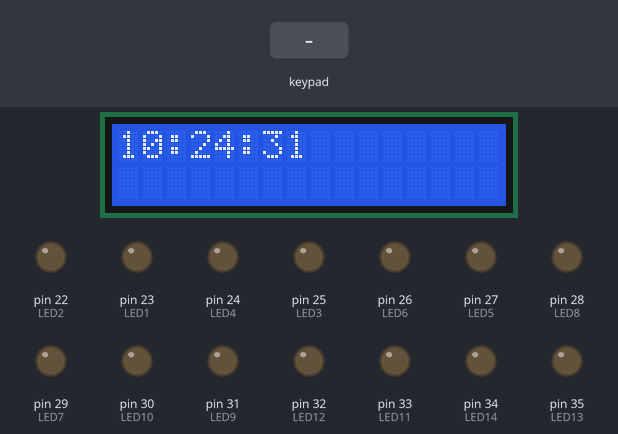
Bench run of a sketch on a simulated Arduino Mega 2560, built with avr-gcc and run on an emulated ATmega2560. Shown: 16×2 character LCD, output pins drawn as LEDs (lit = HIGH). The test bench sets the inputs (shaded band). The local clock reads 2024-03-15 10:24:30 at power-on unless the sketch sets it.

Above: at 1.2 s.
1.3 s: key '5' pressed
At 2.5 s:
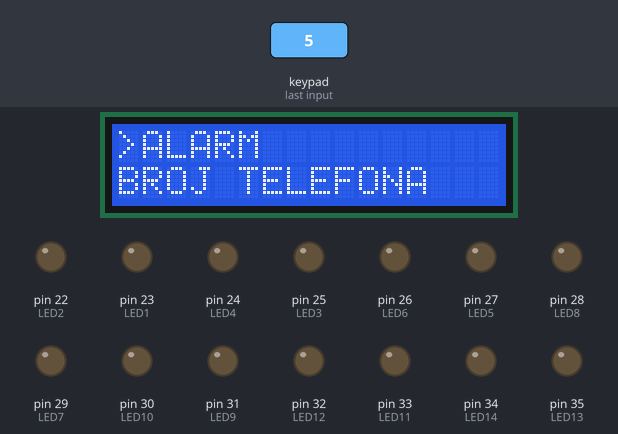
2.8 s: keypad keys 7 6 5 4 # pressed 0.4 s apart
At 5.2 s:
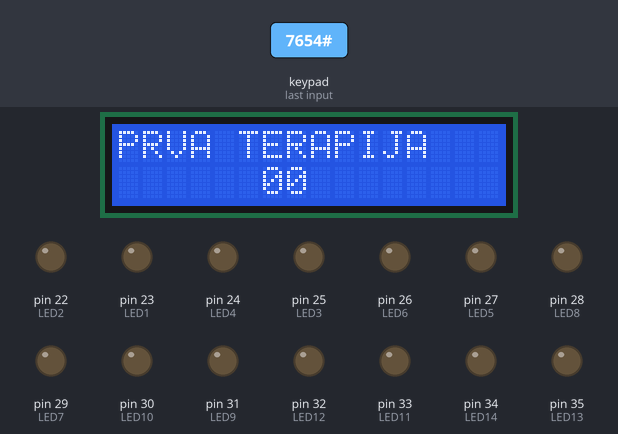
6.3 s: key '#' pressed
At 6.8 s:
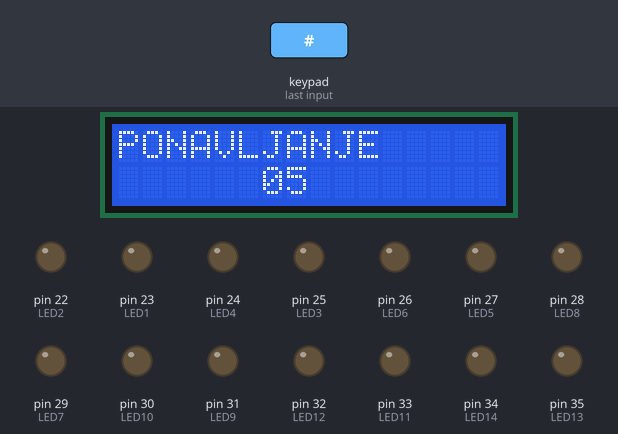
7.8 s: keypad keys 3 2 1 # pressed 0.4 s apart
At 9.7 s:
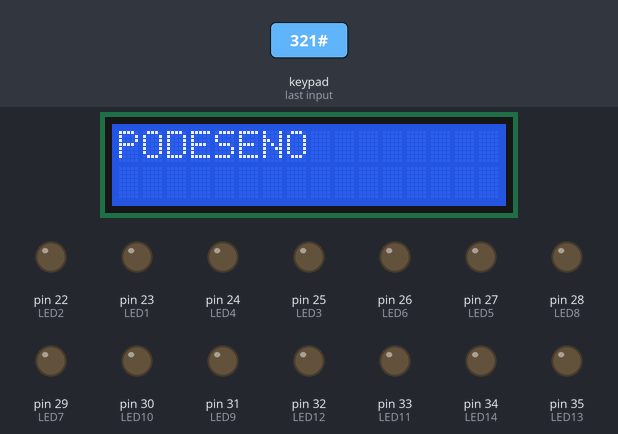
Timing chart, 0 to 11.2 s (numbered marks = the images above; inputs shaded):
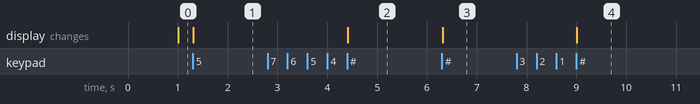

The sketch:

jeesga.ino
```cpp
#include <LiquidCrystal.h>
#include "DS3231.h"
#include <Keypad.h>

DS3231 rtc(SDA, SCL);
LiquidCrystal lcd(14, 9, 10, 11, 12, 13);

//LED
int LED1 = 23;
int LED2 = 22;
int LED3 = 25;
int LED4 = 24;
int LED5 = 27;
int LED6 = 26;
int LED7 = 29;
int LED8 = 28;
int LED9 = 31;
int LED10 = 30;
int LED11 = 33;
int LED12 = 32;
int LED13 = 35;
int LED14 = 34;
int LED15 = 37;
int LED16 = 36;
int LED17 = 39;
int LED18 = 38;
int LED19 = 41;
int LED20 = 40;
int LED21 = 43;

//BUZZERS
int buzzer1 = 45;
int buzzer2 = 44;

const byte rows = 4, cols = 3;
char keys[rows][cols] = {
  {'1','2','3'},
  {'4','5','6'},
  {'7','8','9'},
  {'*','0','#'}
};

String ppd[] = {
  "      00      ",
  "      01      ",
  "      02      ",
  "      03      ",
  "      04      ",
  "      05      ",
  "      06      ",
  "      07      ",
  "      08      ",
  "      09      ",
  "      10      ",
  "      11      ",
  "      12      ",
  "      13      ",
  "      14      ",
  "      15      ",
  "      16      ",
  "      17      ",
  "      18      ",
  "      19      ",
  "      20      ",
  "      21      ",
  "      22      ",
  "      23      ",
};
String rep[] = {
  "      05      ",
  "      06      ",
  "      08      ",
  "      12      ",
  "      24      ",
  "     STOP     ",
};

byte rowPINS[rows] = {7, 6, 5, 4}, colPINS[cols] = {3, 2, 1};
byte menu = 0;
byte i = 0,//ppd listac
 j = 0, //rep listac
 k = 0, //sta je selektovano
 m = 0; //meni

Keypad kp = Keypad(makeKeymap(keys), rowPINS, colPINS, rows, cols);

void setup() {
  // put your setup code here, to run once:
  rtc.begin();
  lcd.begin(16,2);

  // LED
  pinMode(LED1, OUTPUT);
  pinMode(LED2, OUTPUT);
  pinMode(LED3, OUTPUT);
  pinMode(LED4, OUTPUT);
  pinMode(LED5, OUTPUT);
  pinMode(LED6, OUTPUT);
  pinMode(LED7, OUTPUT);
  pinMode(LED8, OUTPUT);
  pinMode(LED9, OUTPUT);
  pinMode(LED10, OUTPUT);
  pinMode(LED11, OUTPUT);
  pinMode(LED12, OUTPUT);
  pinMode(LED13, OUTPUT);
  pinMode(LED14, OUTPUT);
  pinMode(LED15, OUTPUT);
  pinMode(LED16, OUTPUT);
  pinMode(LED17, OUTPUT);
  pinMode(LED18, OUTPUT);
  pinMode(LED19, OUTPUT);
  pinMode(LED20, OUTPUT);
  pinMode(LED21, OUTPUT);

  //BUZZERS
  pinMode(buzzer1, OUTPUT);
  pinMode(buzzer2, OUTPUT);


  // The following lines can be uncommented to set the date and time
  //rtc.setTime(20, 40, 40);     // Set the time to 12:00:00 (24hr format)
  //rtc.setDate(4, 1, 2017);   // Set the date to January 1st, 2014
  //lcd.print(rtc.getTimeStr());

}

void loop() {
  // put your main code here, to run repeatedly:

  if(m == 0)lcd.print(rtc.getTimeStr());

  lcd.setCursor(0,0);
  char key = kp.getKey();

  if(key){
    if(m == 0 || m == 1)
    {
      switch(key)
      {
        case '5':
          m = 1;
          lcd.setCursor(0,0);
          lcd.clear();
          lcd.print(">ALARM");
          k = 1;
          lcd.setCursor(0,1);
          lcd.print("BROJ TELEFONA");
        break;

        case '2':
          if(m == 1){
            k = 1;
            lcd.setCursor(0,0);
            lcd.clear();
            lcd.print(">ALARM");
            lcd.setCursor(0,1);
            lcd.print("BROJ TELEFONA");
          }
          break;

        case '8':
          if(m == 1){
            k = 2;
            lcd.setCursor(0,0);
            lcd.clear();
            lcd.print("ALARM");
            lcd.setCursor(0,1);
            lcd.print(">BROJ TELEFONA");
          }
          break;

          case '#':
           if(m == 1){
            m = 2;
            lcd.setCursor(0,0);
            lcd.clear();
            lcd.print("PRVA TERAPIJA");
            lcd.setCursor(0,1);
            lcd.print(ppd[i]);
            break;
           }

            case '*':
              if(m == 1){
                m = 0;
                lcd.clear();
                delay(100);
              }
              break;

        //default:
        //  lcd.print(key);
      }
    }

     else if(m == 2 && k == 1){
          lcd.setCursor(0,0);
          lcd.clear();
          lcd.print("PRVA TERAPIJA");
          lcd.setCursor(0,1);
          lcd.print(ppd[i]);

          switch(key){

            case '*':
              m = 1;
              lcd.setCursor(0,0);
              lcd.clear();
              lcd.print(">ALARM");
              k = 1;
              lcd.setCursor(0,1);
              lcd.print("BROJ TELEFONA");
              break;

            case '2':
            if(i > 0) i--;
              lcd.setCursor(0,0);
              lcd.clear();
              lcd.print("PRVA TERAPIJA");
              lcd.setCursor(0,1);
              lcd.print(ppd[i]);
              break;

            case '8':
              if(i < 23) i++;
              lcd.setCursor(0,0);
              lcd.clear();
              lcd.print("PRVA TERAPIJA");
              lcd.setCursor(0,1);
              lcd.print(ppd[i]);
              break;

            case '#':
              m = 3;
              lcd.setCursor(0,0);
              lcd.clear();
              lcd.print("PONAVLJANJE");
              lcd.setCursor(0,1);
              lcd.print(rep[j]);
              break;
          }
      }

       else if(m == 3 && k == 1){
          lcd.setCursor(0,0);
          lcd.clear();
          lcd.print("PONAVLJANJE");
          lcd.setCursor(0,1);
          lcd.print(rep[j]);

          switch(key){

            case '*':
              m = 2;
              lcd.setCursor(0,0);
              lcd.clear();
              lcd.print("PRVA TERAPIJA");
              lcd.setCursor(0,1);
              lcd.print(ppd[i]);
              break;

            case '2':
              if(j > 0) j--;
              break;

            case '8':
              if(j < 5) j++;
              break;

            case '#':
              if (m == 3){
              lcd.setCursor(0,0);
              lcd.clear();
              lcd.print("PODESENO");
              delay(3000);
              m=0;
              lcd.clear();
              break;
              }
          }
      }
  }
}
```

Measured:
- after the input at 1.3 s, the display: changes at once (image 1)
- after the input at 2.8 s, the display: changes after 1.6 s (image 2)
- after the input at 6.3 s, the display: changes at once (image 3)
- after the input at 7.8 s, the display: changes after 1.2 s (image 4)
